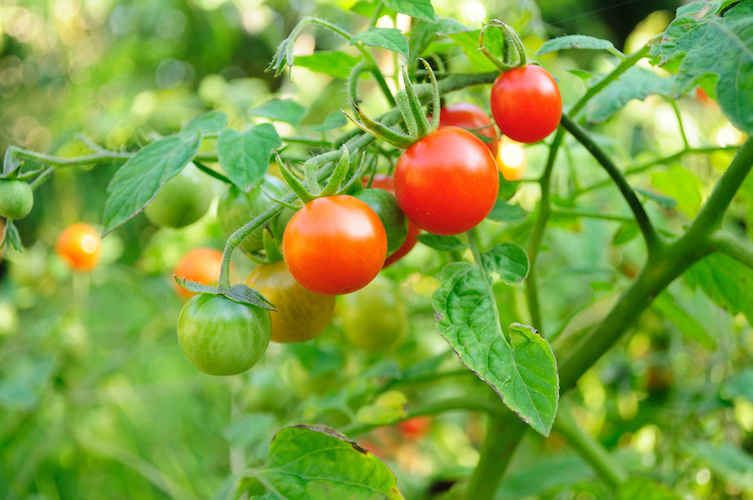
#> input picture course/tomatoes.jpg, 753 x 500 px
$ python 15_CannyEdgeDetection.py
#> lines starting #> are read from the running program, lines starting #| are printed output that depends on the picture; after the words box and inside, x2 and y2 are one past the last pixel; in counts of white or black regions, pixels touching at a corner belong together
import numpy as np
import cv2 as cv

img = cv.imread("tomatoes.jpg")
#> img is the input picture: shape (500, 753, 3); mean B, G, R 64.5, 161.1, 127.4

hsv = cv.cvtColor(img, cv.COLOR_BGR2HSV)
#> hsv: shape (500, 753, 3); mean H, S, V 42.7, 166.4, 171.1
res, thresh = cv.threshold(hsv[:,:,0], 25, 255, cv.THRESH_BINARY_INV)
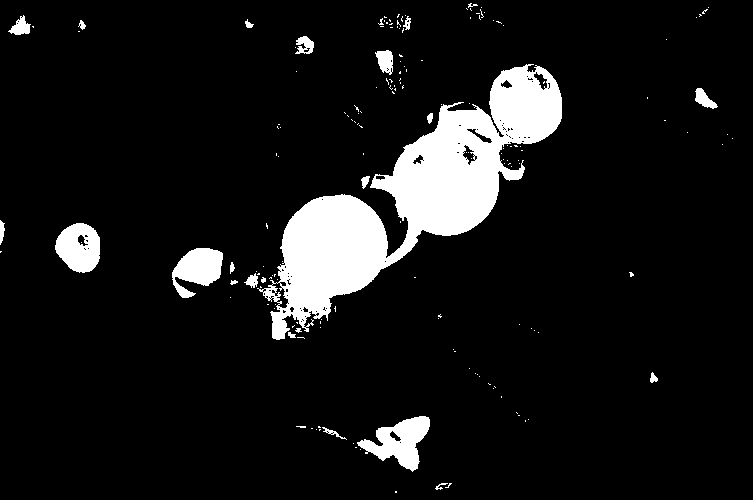
#> thresh: shape (500, 753); 9% white; 172 white regions (148 under 20 px), largest, box (x1, y1, x2, y2) and area: (257, 64, 562, 340) 26468, (357, 416, 430, 472) 1984, (55, 223, 100, 273) 1652

edges = cv.Canny(img, 100, 70) # Edge detection
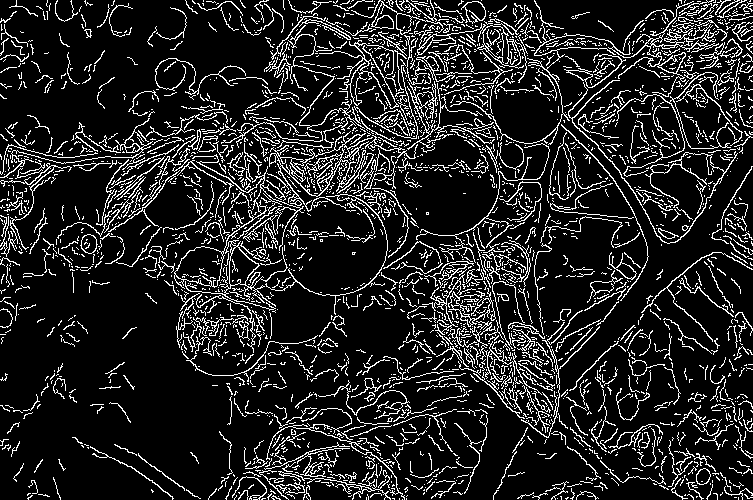
#> edges: shape (500, 753); 14% white in thin lines or dots

final = cv.bitwise_and(thresh, cv.bitwise_not(edges))
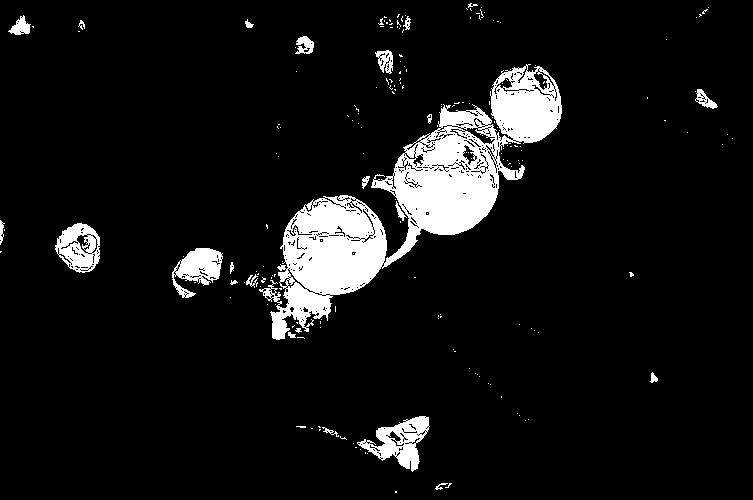
#> final: shape (500, 753); 8% white; 196 white regions (172 under 20 px), largest, box (x1, y1, x2, y2) and area: (259, 64, 562, 340) 23503, (357, 416, 430, 472) 1741, (55, 223, 100, 273) 1388

cv.imshow("Final", final)

cv.waitKey(0)
cv.destroyAllWindows()

$ run again, with course/butterfly.jpg copied over course/tomatoes.jpg
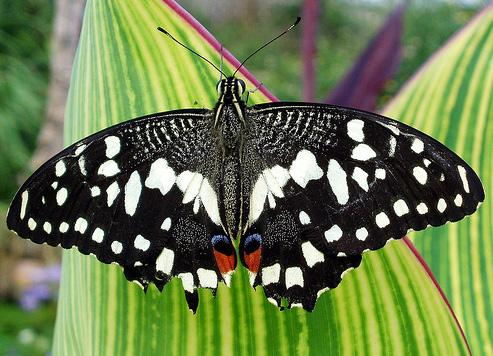
#> input picture course/butterfly.jpg, 493 x 356 px
#> img is the input picture: shape (356, 493, 3); mean B, G, R 77.2, 123.6, 107
#> hsv: shape (356, 493, 3); mean H, S, V 56.2, 104.6, 127.3
#> `res, thresh = cv.threshold(hsv[:,:,0], 25, 255, cv.THRESH_BINARY_INV)`:
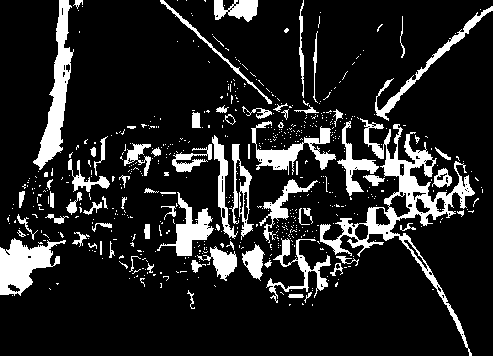
#> thresh: shape (356, 493); 14.3% white; 618 white regions (543 under 20 px), largest, box (x1, y1, x2, y2) and area: (320, 118, 475, 356) 5041, (33, 0, 74, 170) 2309, (0, 238, 66, 296) 1955
#> edges: shape (356, 493); 18.6% white in thin lines or dots
#> `final = cv.bitwise_and(thresh, cv.bitwise_not(edges))`:
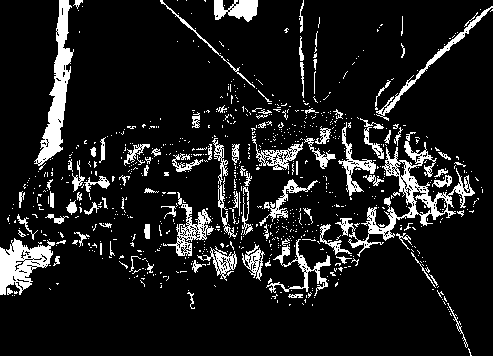
#> final: shape (356, 493); 11.2% white; 849 white regions (749 under 20 px), largest, box (x1, y1, x2, y2) and area: (335, 132, 475, 257) 2757, (34, 0, 74, 166) 2180, (0, 238, 55, 295) 1614

$ run again, with course/players.jpg copied over course/tomatoes.jpg
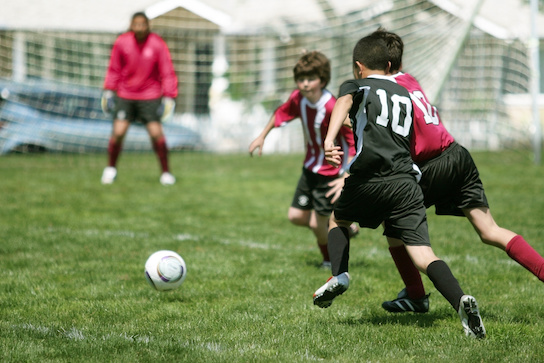
#> input picture course/players.jpg, 544 x 363 px
#> img is the input picture: shape (363, 544, 3); mean B, G, R 103.7, 137.8, 129.6
#> hsv: shape (363, 544, 3); mean H, S, V 49.7, 90.3, 144.7
#> `res, thresh = cv.threshold(hsv[:,:,0], 25, 255, cv.THRESH_BINARY_INV)`:
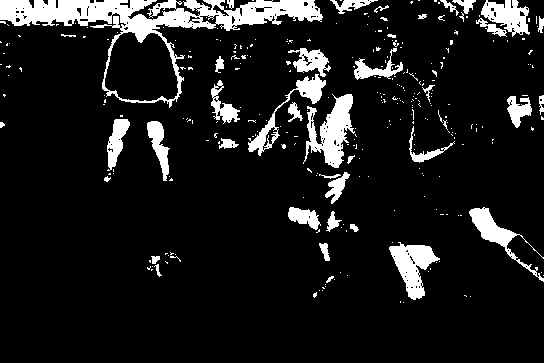
#> thresh: shape (363, 544); 10.7% white; 303 white regions (262 under 20 px), largest, box (x1, y1, x2, y2) and area: (0, 0, 323, 108) 7398, (303, 94, 355, 168) 1835, (389, 242, 440, 300) 1424
#> edges: shape (363, 544); 19.7% white in thin lines or dots
#> `final = cv.bitwise_and(thresh, cv.bitwise_not(edges))`:
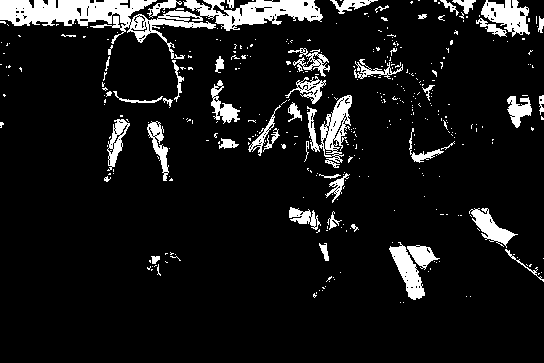
#> final: shape (363, 544); 9.3% white; 386 white regions (337 under 20 px), largest, box (x1, y1, x2, y2) and area: (0, 0, 323, 59) 6386, (307, 95, 352, 168) 1292, (481, 0, 530, 37) 1008
